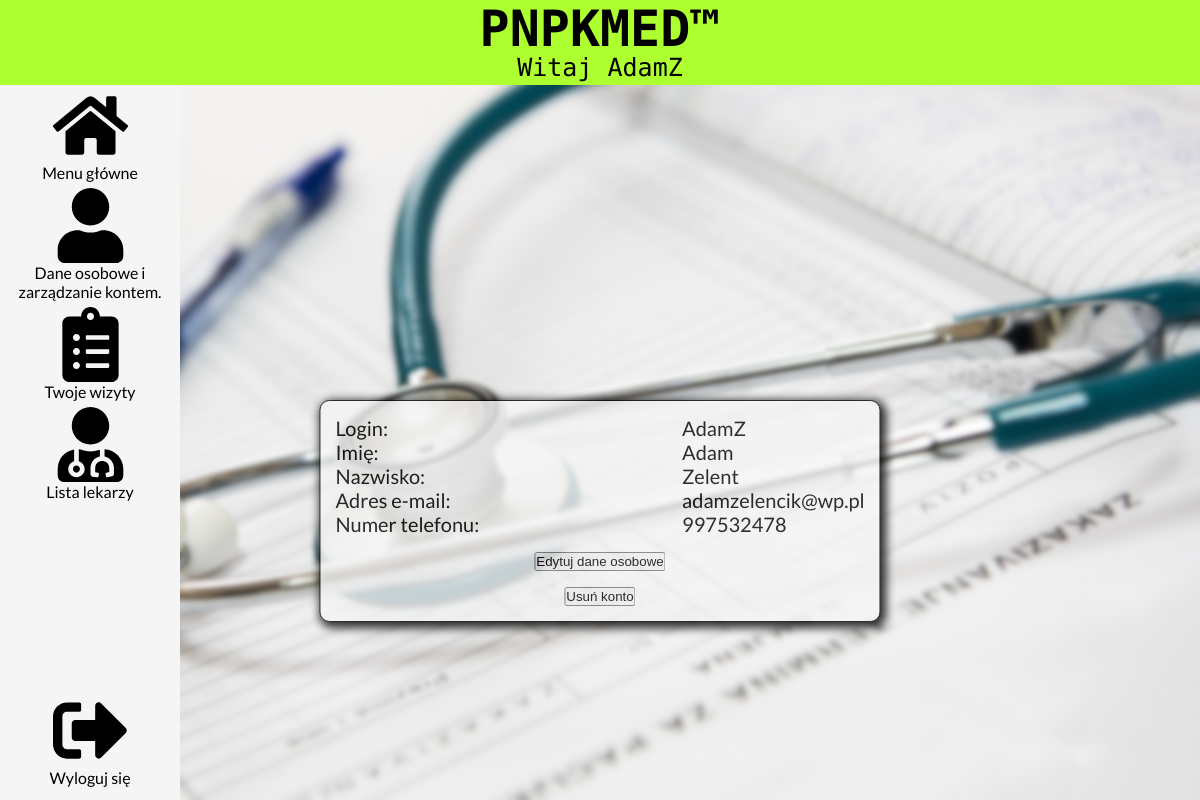
/php/userdata.php (signed in), run on the app's committed database.
### tables this page shows
CREATE TABLE `klienci` (
  `id_klienta` int(11) NOT NULL,
  `login` varchar(24) NOT NULL UNIQUE,
  `haslo` char(60) NOT NULL,
  `imie` varchar(32) NOT NULL,
  `nazwisko` varchar(48) NOT NULL,
  `email` varchar(40) NOT NULL UNIQUE,
  `nr_tel` bigint(9) NOT NULL UNIQUE,
   PRIMARY KEY (`id_klienta`)
);

### php/userdata.php (the view, shortened to what this page needs)
<?php
$conn = @mysqli_connect(DB_HOST, DB_USER, DB_PASSWORD, DB_SCHEMA);
$sql = "SELECT login, imie, nazwisko, email, nr_tel FROM klienci WHERE login = '{$_SESSION['client']["login"]}'";
$query = mysqli_query($conn, $sql);
$result = mysqli_fetch_array($query);
include "_header.php";
?>
<body>
	<div id="logo">
		<h1>PNPKMED&trade;</h1>
		<p id="hellomsg">
			Witaj
			<?php echo $_SESSION['client']["login"] ?>
		</p>
	</div>
	<div id="container">
		<?php include "_navbar.php" ?>
		<div class="userinfo">
			<?php
			echo <<<HTML
			<div class="info1">
			<p> Login: </p>
			<p> Imię: </p>
			<p> Nazwisko: </p>
			<p> Adres e-mail: </p>
			<p> Numer telefonu: </p>
			</div>
			<div class="info2">
			<p> {$result['login']} </p>
			<p> {$result['imie']}</p>
			<p> {$result['nazwisko']}</p>
			<p> {$result['email']}</p>
			<p> {$result['nr_tel']} </p>
			</div>
			HTML;
			?>
			<a href="edituser.php">
				<button>Edytuj dane osobowe</button>
			</a>
			<a href="deleteuser.php">
				<button>Usuń konto</button>
			</a>
		</div>
</body>
</html>

### css/menu.css (style rules this page uses)
* { margin: 0; padding: 0; box-sizing: border-box; }
body { background-image: url(/images/tlo-menu.jpg); background-position: center; background-size: cover; background-repeat: no-repeat; font-family: "Lato", sans-serif; }
#logo { background-color: greenyellow; height: 85px; text-align: center; font-size: 25px; font-family: "PT Mono", monospace; }
#hellomsg { margin-top: -5px; }
#container { display: flex; }
.userinfo { background-color: whitesmoke; opacity: 80%; font-size: 20px; min-width: 400px; display: flex; justify-content: space-between; align-items: center; position: absolute; top: 50%; left: 50%; transform: translate(-50%); padding: 15px; border: 1px solid black; border-radius: 10px; box-shadow: 3px 3px 10px 3px black; flex-wrap: wrap; }
.userinfo > a { flex-basis: 100%; text-align: center; margin-top: 10px; }

### data on the page
klienci: login "AdamZ", imie "Adam", nazwisko "Zelent", email "adamzelencik@wp.pl", nr_tel "997532478"

### other printed values
$_SESSION['client']["login"] "AdamZ"
